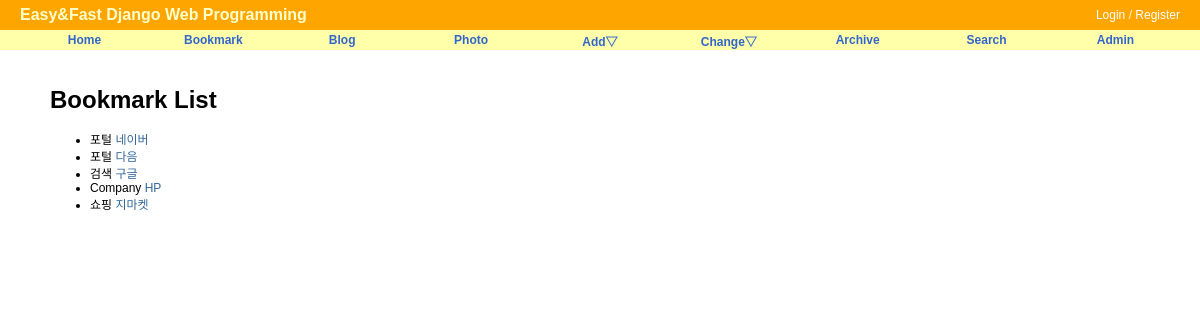
Screenshot of /bookmark/ with the database file from the repository.
### bookmark/models.py (models this page shows, shortened)
class Bookmark(models.Model):
    title = models.CharField(max_length=100, blank=True, null=True)
    url_category = models.CharField(max_length=100, blank=True, null=True)
    url = models.URLField('url', unique=True)
    owner = models.ForeignKey(User, null=True, on_delete=models.CASCADE)

### bookmark/views.py (the view)
# urls.py: path('', BookmarkLV.as_view(), name='index'),
class BookmarkLV(ListView):
    model = Bookmark

### bookmark/templates/bookmark/bookmark_list.html (shortened to what this page needs)
{% extends "base.html" %}
{% block content %}
<div id='content'>
    <h1>Bookmark List</h1>
    <ul>
        {% for bookmark in object_list %}
            <li>{{ bookmark.url_category }}
                <a href="{% url 'bookmark:detail' bookmark.id %}">{{ bookmark.title }}</a>
            </li>
        {% endfor %}
    </ul>
</div>
{% endblock %}

### static/css/base.css (style rules this page uses)
body { font-family: "Lucida Grande", Verdana, Arial, sans-serif; font-size: 12px; }
div#content { position: absolute; top: 70px; left: 50px; right: 50px; }
a:link, a:visited { color: #369; text-decoration: none; }

### rows the page displays
Bookmark: url_category "포털", title "네이버"
Bookmark: url_category "포털", title "다음"
Bookmark: url_category "검색", title "구글"
Bookmark: url_category "Company", title "HP"
Bookmark: url_category "쇼핑", title "지마켓"
